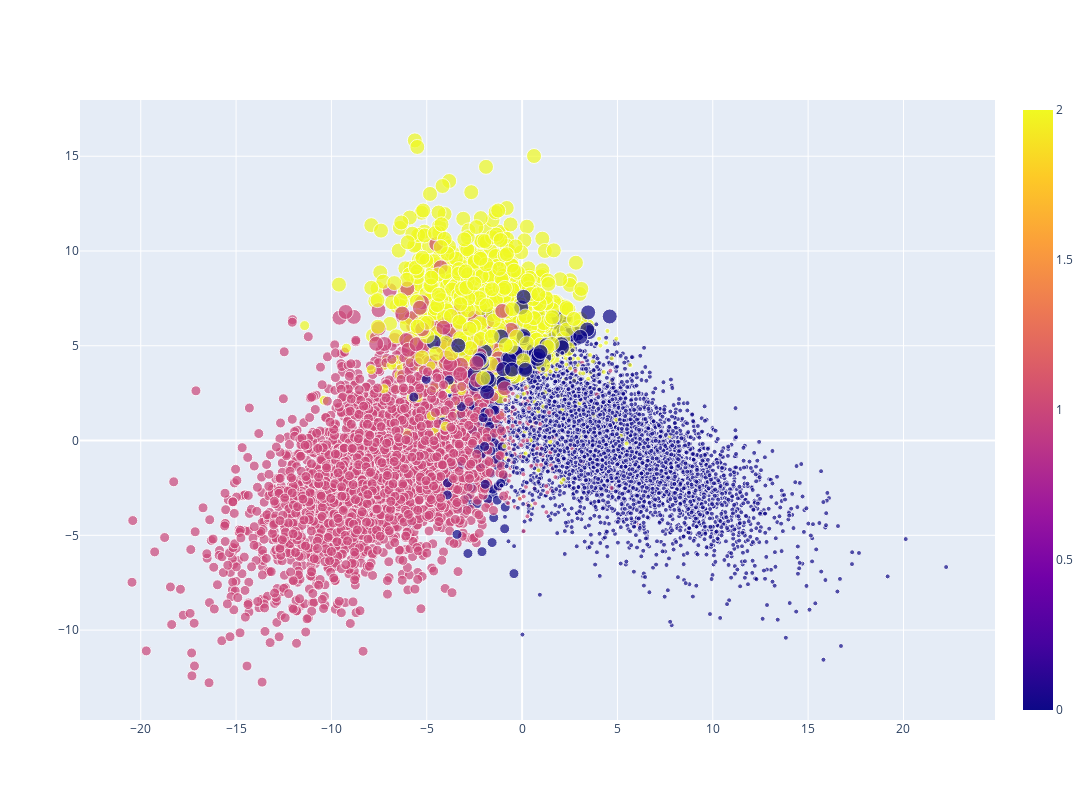

Notebook source saved alongside this figure:
### Code cell
fig = go.Figure()
fig.add_trace(go.Scatter(x=df_epi["pca_0"], y=df_epi["pca_1"], mode='markers', text=df_epi["pred"], marker=dict(color=df_epi["patch_class"], size=(df_epi["pred"]+1)*5, showscale=True)))
fig.update_layout(
    autosize=False,
    width=1200,
    height=800
)
fig

### Figure 1 — Plotly figure (JSON) as saved in the notebook; plotly's stock layout.template omitted (floating-point values rounded to 4 significant figures; data arrays with more than 128 entries replaced by an {"elided": "..."} marker saying what was removed)
{"data": [{"marker": {"color": {"elided": "9636 int values"}, "showscale": true, "size": {"elided": "9636 int values"}}, "mode": "markers", "text": {"elided": "9636 int values"}, "type": "scatter", "x": {"elided": "9636 float values"}, "y": {"elided": "9636 float values"}}], "layout": {"autosize": false, "height": 800, "width": 1200, "xaxis": {"autorange": true, "range": [-23.15, 24.78], "type": "linear"}, "yaxis": {"autorange": true, "range": [-14.74, 17.97], "type": "linear"}}}
